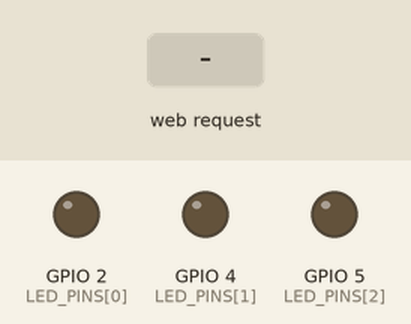
Recording of a sketch running on a simulated ESP32. Shown: output pins drawn as LEDs (lit = HIGH). Dashed ring = blinking. The inputs (shaded band) are chosen by the test bench. What the sketch prints to the serial monitor is not drawn.

Above: at 1.2 s.
1.3 s: HTTP request GET /seq received
At 1.9 s:
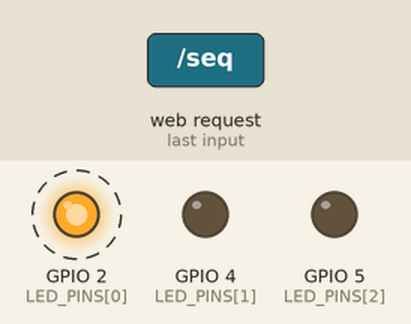
4.3 s: HTTP request GET /on received
At 4.9 s:
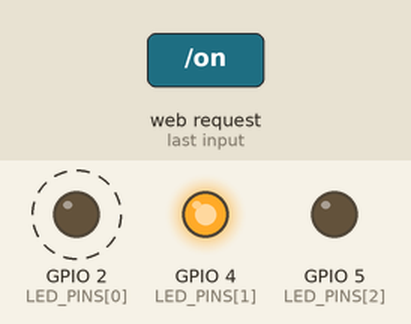
6.0 s: HTTP request GET /on?led=1 received
7.6 s: HTTP request GET /toggle?led=1 received
At 8.3 s:
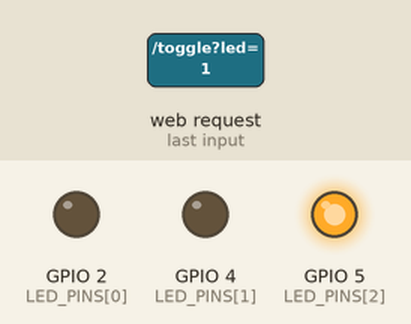
9.2 s: HTTP request GET /off received
At 9.7 s:
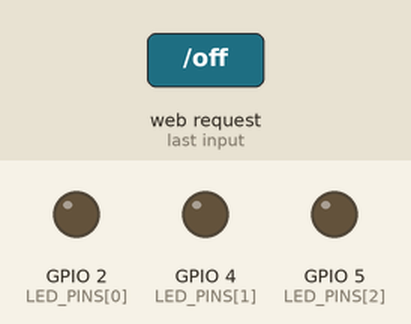
10.7 s: HTTP request GET /on?led=0 received
At 12.0 s:
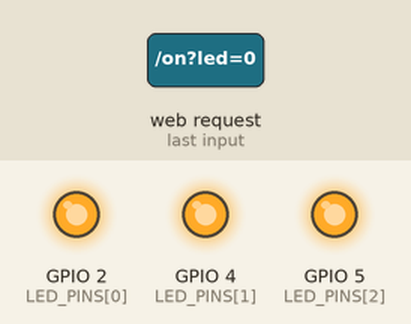
Timing chart, 0 to 17.2 s (numbered marks = the images above; inputs shaded):
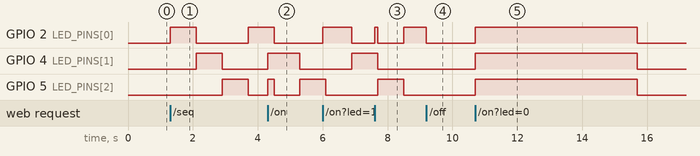

Measured:
- after the input at 1.3 s, GPIO 2 (LED_PINS[0]): LOW → HIGH at once, → LOW 0.80 s later, → HIGH 1.6 s later; GPIO 4 (LED_PINS[1]): LOW → HIGH after 0.80 s, → LOW 0.80 s later; GPIO 5 (LED_PINS[2]): LOW → HIGH after 1.6 s, → LOW 0.80 s later
- after the input at 4.3 s, GPIO 5 (LED_PINS[2]): LOW → HIGH after 0.00 s instead of 1.0 s
- after the input at 7.6 s, GPIO 2 (LED_PINS[0]): LOW → HIGH after 0.00 s instead of 0.90 s
- after the input at 9.2 s, GPIO 4 (LED_PINS[1]): stays LOW (without the input it goes to HIGH after 0.10 s); GPIO 5 (LED_PINS[2]): stays LOW (without the input it goes to HIGH after 0.90 s)
- after the input at 10.7 s, GPIO 2 (LED_PINS[0]), GPIO 4 (LED_PINS[1]), GPIO 5 (LED_PINS[2]): LOW → HIGH at once, → LOW 5.0 s later

The sketch:

tunnel_light_controller.ino
```cpp
/*
 * ============================================================
 *  Smart Tunnel Light Controller
 *  West Yangon Technological University — Dept. of Electronic Engineering
 *  II B.E. EC
 *
 *  Hardware : ESP32 Dev Kit V1
 *  LEDs     : 3 × 0.5 mm LED (via 220 Ω current-limiting resistors)
 *  IDE      : Arduino IDE 2.x  |  Board: DOIT ESP32 DEVKIT V1
 * ============================================================
 *
 *  Web Endpoints
 *  -------------
 *  GET /          → serve control page
 *  GET /on        → all LEDs ON
 *  GET /off       → all LEDs OFF
 *  GET /toggle?led=<1|2|3>  → toggle individual LED
 *  GET /seq       → start sequential mode
 *  GET /seqstop   → stop  sequential mode
 *  GET /set?timer=<ms>      → set auto-off timer (ms)
 *  GET /set?seqDelay=<ms>   → set sequential delay (ms)
 *  GET /status    → JSON status of all LEDs + settings
 * ============================================================
 */

#include <WiFi.h>
#include <WebServer.h>

// ── Wi-Fi credentials ──────────────────────────────────────
// ACCESS POINT MODE — no router needed.
// Connect your phone/PC to this network, then open http://192.168.4.1
const char* AP_SSID     = "TunnelLight_AP";
const char* AP_PASSWORD = "tunnel123";   // min 8 chars; set "" for open network

// ── GPIO pin assignments ───────────────────────────────────
const int LED_PINS[3] = {2, 4, 5};      // LED1 → GPIO2, LED2 → GPIO4, LED3 → GPIO5

// ── Runtime state ─────────────────────────────────────────
bool      ledState[3]     = {false, false, false};
bool      seqRunning      = false;
int       seqIndex        = 0;
unsigned long autoOffMs   = 5000;        // default auto-off: 5 s
unsigned long seqDelayMs  = 800;         // default sequential delay: 0.8 s
unsigned long lastSeqTime = 0;
unsigned long ledOnTime[3]= {0, 0, 0};

WebServer server(80);

// ── HTML page (stored in program memory) ──────────────────
// Kept minimal; a full styled page is in /web/index.html for reference.
const char INDEX_HTML[] PROGMEM = R"rawliteral(
<!DOCTYPE html>
<html lang="en">
<head>
<meta charset="UTF-8">
<meta name="viewport" content="width=device-width,initial-scale=1">
<title>Tunnel Light Controller</title>
<style>
  :root{--bg:#0a0e1a;--card:#131929;--accent:#00e5ff;--on:#00e5ff;--off:#263040;--text:#e0eaf5}
  *{box-sizing:border-box;margin:0;padding:0}
  body{background:var(--bg);color:var(--text);font-family:'Segoe UI',sans-serif;min-height:100vh;display:flex;flex-direction:column;align-items:center;padding:24px 16px}
  h1{font-size:1.6rem;letter-spacing:.1em;text-transform:uppercase;margin-bottom:4px;color:var(--accent)}
  .sub{font-size:.8rem;opacity:.5;margin-bottom:32px}
  .grid{display:grid;grid-template-columns:repeat(3,1fr);gap:16px;width:100%;max-width:460px;margin-bottom:24px}
  .led-card{background:var(--card);border-radius:16px;padding:20px 12px;text-align:center;border:1px solid #1e2d40;transition:.3s}
  .led-card.on{border-color:var(--accent);box-shadow:0 0 20px #00e5ff33}
  .dot{width:32px;height:32px;border-radius:50%;margin:0 auto 12px;background:#1e2d40;transition:.4s}
  .led-card.on .dot{background:var(--accent);box-shadow:0 0 14px var(--accent)}
  .led-label{font-size:.75rem;letter-spacing:.08em;opacity:.6;margin-bottom:12px;text-transform:uppercase}
  button{cursor:pointer;border:none;border-radius:8px;padding:8px 0;width:100%;font-size:.8rem;font-weight:600;letter-spacing:.05em;transition:.2s}
  .btn-on{background:var(--accent);color:#0a0e1a}
  .btn-off{background:#1e2d40;color:var(--text)}
  .btn-on:hover{opacity:.85} .btn-off:hover{background:#263040}
  .controls{display:flex;flex-direction:column;gap:12px;width:100%;max-width:460px}
  .row{display:grid;grid-template-columns:1fr 1fr;gap:12px}
  .big-btn{padding:14px;border-radius:12px;font-size:.9rem;font-weight:700;letter-spacing:.08em}
  .btn-all-on{background:var(--accent);color:#0a0e1a}
  .btn-all-off{background:#1e2d40;color:var(--text)}
  .btn-seq{background:linear-gradient(135deg,#0050ff,#00e5ff);color:#fff}
  .btn-stop{background:#ff3860;color:#fff}
  .settings{background:var(--card);border-radius:16px;padding:20px;border:1px solid #1e2d40;margin-top:8px}
  .settings h3{font-size:.8rem;letter-spacing:.1em;text-transform:uppercase;opacity:.5;margin-bottom:16px}
  label{font-size:.78rem;opacity:.7;display:block;margin-bottom:4px}
  .row-s{display:flex;align-items:center;gap:10px;margin-bottom:12px}
  input[type=range]{flex:1;accent-color:var(--accent)}
  .val{font-size:.8rem;color:var(--accent);min-width:42px;text-align:right}
  .status-bar{font-size:.72rem;opacity:.4;margin-top:20px}
</style>
</head>
<body>
<h1>Tunnel Light</h1>
<p class="sub">ESP32 Web Controller</p>

<div class="grid" id="leds">
  <div class="led-card" id="c1"><div class="dot"></div><div class="led-label">LED 1</div>
    <button class="btn-on" onclick="toggle(1)">ON</button>
    <button class="btn-off" style="margin-top:6px" onclick="cmd('/off?led=1')">OFF</button>
  </div>
  <div class="led-card" id="c2"><div class="dot"></div><div class="led-label">LED 2</div>
    <button class="btn-on" onclick="toggle(2)">ON</button>
    <button class="btn-off" style="margin-top:6px" onclick="cmd('/off?led=2')">OFF</button>
  </div>
  <div class="led-card" id="c3"><div class="dot"></div><div class="led-label">LED 3</div>
    <button class="btn-on" onclick="toggle(3)">ON</button>
    <button class="btn-off" style="margin-top:6px" onclick="cmd('/off?led=3')">OFF</button>
  </div>
</div>

<div class="controls">
  <div class="row">
    <button class="big-btn btn-all-on" onclick="cmd('/on')">ALL ON</button>
    <button class="big-btn btn-all-off" onclick="cmd('/off')">ALL OFF</button>
  </div>
  <div class="row">
    <button class="big-btn btn-seq" onclick="cmd('/seq')">▶ SEQUENTIAL</button>
    <button class="big-btn btn-stop" onclick="cmd('/seqstop')">■ STOP</button>
  </div>

  <div class="settings">
    <h3>Settings</h3>
    <label>Auto-off timer</label>
    <div class="row-s">
      <input type="range" id="timerSlider" min="1000" max="30000" step="500" value="5000"
             oninput="document.getElementById('timerVal').textContent=(this.value/1000).toFixed(1)+'s'"
             onchange="cmd('/set?timer='+this.value)">
      <span class="val" id="timerVal">5.0s</span>
    </div>
    <label>Sequential delay</label>
    <div class="row-s">
      <input type="range" id="seqSlider" min="200" max="3000" step="100" value="800"
             oninput="document.getElementById('seqVal').textContent=(this.value/1000).toFixed(1)+'s'"
             onchange="cmd('/set?seqDelay='+this.value)">
      <span class="val" id="seqVal">0.8s</span>
    </div>
  </div>
</div>

<p class="status-bar" id="statusBar">Connecting…</p>

<script>
function cmd(url){fetch(url).then(()=>poll())}
function toggle(n){fetch('/toggle?led='+n).then(()=>poll())}
function poll(){
  fetch('/status').then(r=>r.json()).then(d=>{
    [1,2,3].forEach(i=>{
      const on=d['led'+i];
      document.getElementById('c'+i).classList.toggle('on',on);
    });
    document.getElementById('statusBar').textContent=
      'Auto-off: '+(d.timer/1000).toFixed(1)+'s  |  Seq delay: '+(d.seqDelay/1000).toFixed(1)+'s  |  Sequential: '+(d.seq?'ON':'OFF');
  });
}
setInterval(poll,2000);
poll();
</script>
</body>
</html>
)rawliteral";

// ── Helpers ───────────────────────────────────────────────
void applyLed(int idx, bool on) {
  ledState[idx] = on;
  digitalWrite(LED_PINS[idx], on ? HIGH : LOW);
  if (on) ledOnTime[idx] = millis();
}

void handleStatus() {
  String json = "{";
  for (int i = 0; i < 3; i++) {
    json += "\"led" + String(i + 1) + "\":" + (ledState[i] ? "true" : "false") + ",";
  }
  json += "\"timer\":" + String(autoOffMs) + ",";
  json += "\"seqDelay\":" + String(seqDelayMs) + ",";
  json += "\"seq\":" + String(seqRunning ? "true" : "false") + "}";
  server.send(200, "application/json", json);
}

// ── Route handlers ────────────────────────────────────────
void handleRoot()    { server.send_P(200, "text/html", INDEX_HTML); }

void handleOn() {
  int led = server.hasArg("led") ? server.arg("led").toInt() - 1 : -1;
  if (led >= 0 && led < 3) applyLed(led, true);
  else for (int i = 0; i < 3; i++) applyLed(i, true);
  server.send(200, "text/plain", "OK");
}

void handleOff() {
  int led = server.hasArg("led") ? server.arg("led").toInt() - 1 : -1;
  if (led >= 0 && led < 3) applyLed(led, false);
  else { for (int i = 0; i < 3; i++) applyLed(i, false); seqRunning = false; }
  server.send(200, "text/plain", "OK");
}

void handleToggle() {
  if (!server.hasArg("led")) { server.send(400, "text/plain", "Missing led param"); return; }
  int led = server.arg("led").toInt() - 1;
  if (led < 0 || led >= 3) { server.send(400, "text/plain", "led must be 1-3"); return; }
  applyLed(led, !ledState[led]);
  server.send(200, "text/plain", "OK");
}

void handleSeq()     { seqRunning = true;  seqIndex = 0; server.send(200, "text/plain", "OK"); }
void handleSeqStop() { seqRunning = false; for (int i=0;i<3;i++) applyLed(i,false); server.send(200,"text/plain","OK"); }

void handleSet() {
  if (server.hasArg("timer"))    autoOffMs  = server.arg("timer").toInt();
  if (server.hasArg("seqDelay")) seqDelayMs = server.arg("seqDelay").toInt();
  server.send(200, "text/plain", "OK");
}

// ── Setup ─────────────────────────────────────────────────
void setup() {
  Serial.begin(115200);
  for (int i = 0; i < 3; i++) { pinMode(LED_PINS[i], OUTPUT); digitalWrite(LED_PINS[i], LOW); }

  // Start Access Point
  WiFi.mode(WIFI_AP);
  WiFi.softAP(AP_SSID, AP_PASSWORD);
  Serial.println("\n=== Tunnel Light Controller ===");
  Serial.print("AP IP address: ");
  Serial.println(WiFi.softAPIP());

  // Register routes
  server.on("/",        handleRoot);
  server.on("/on",      handleOn);
  server.on("/off",     handleOff);
  server.on("/toggle",  handleToggle);
  server.on("/seq",     handleSeq);
  server.on("/seqstop", handleSeqStop);
  server.on("/set",     handleSet);
  server.on("/status",  handleStatus);
  server.begin();
  Serial.println("Web server started. Open http://192.168.4.1 in your browser.");
}

// ── Loop ──────────────────────────────────────────────────
void loop() {
  server.handleClient();

  unsigned long now = millis();

  // Auto-off: turn off individual LEDs after timeout
  for (int i = 0; i < 3; i++) {
    if (ledState[i] && !seqRunning && (now - ledOnTime[i] >= autoOffMs)) {
      applyLed(i, false);
    }
  }

  // Sequential mode
  if (seqRunning && (now - lastSeqTime >= seqDelayMs)) {
    for (int i = 0; i < 3; i++) applyLed(i, false);   // turn all off
    applyLed(seqIndex, true);                           // light current
    seqIndex = (seqIndex + 1) % 3;
    lastSeqTime = now;
  }
}
```
